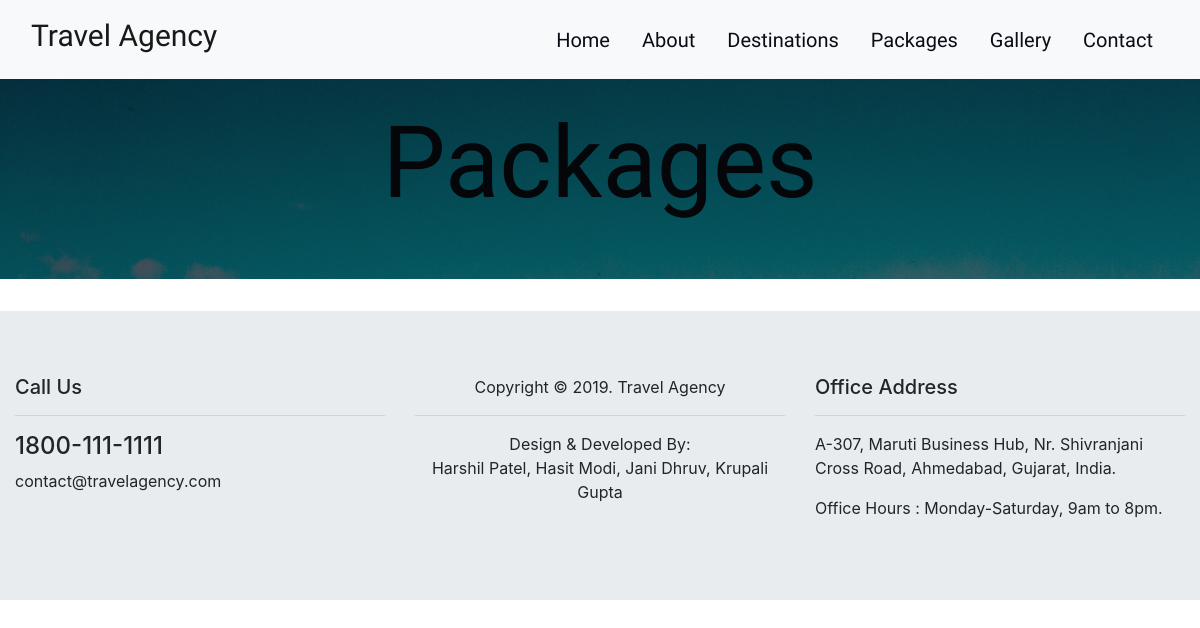
Page /packagelist.php?destid=73 on the earlier database version.
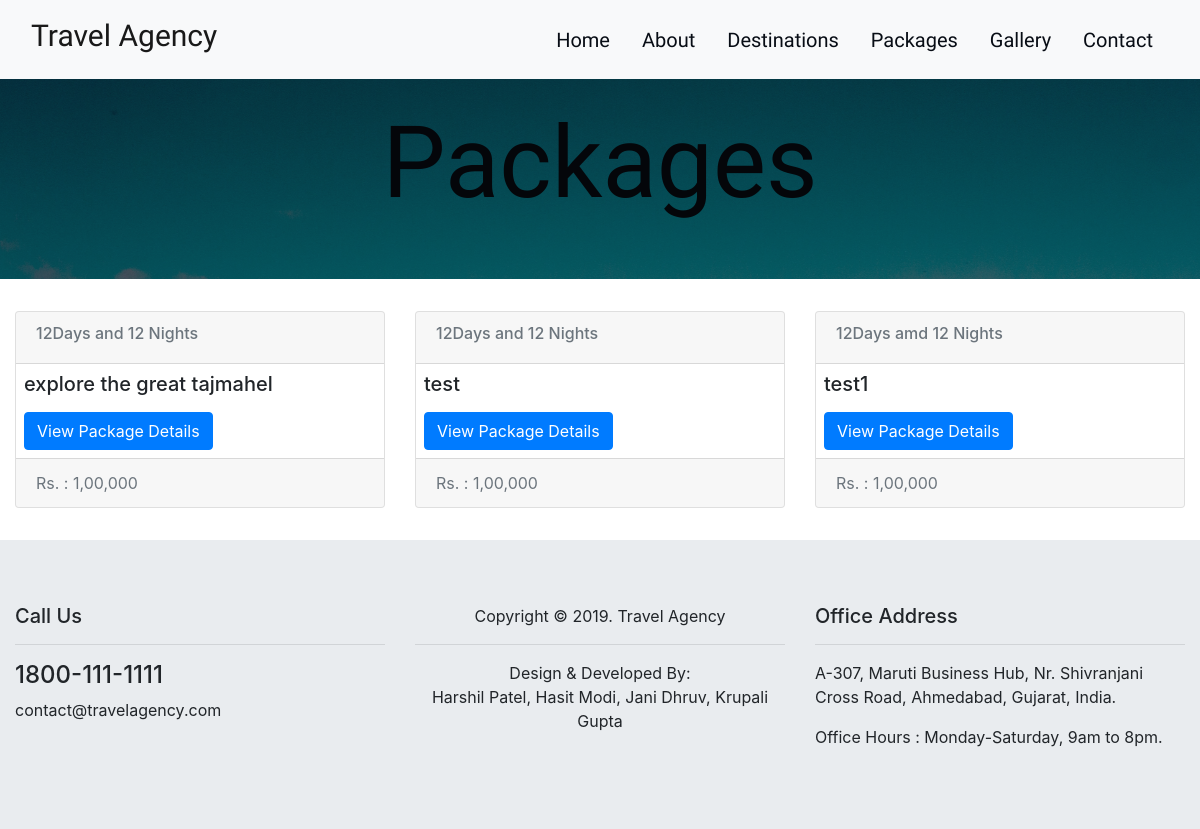
Same page on the later database version.
### tables this page shows
CREATE TABLE `packages` (
  `id` int(20) NOT NULL,
  `dest_ID` int(20) NOT NULL,
  `pkg_name` varchar(255) NOT NULL,
  `pkg_thumbnail` mediumtext NOT NULL,
  `pkg_image1` mediumtext NOT NULL,
  `pkg_image2` mediumtext NOT NULL,
  `pkg_image3` mediumtext NOT NULL,
  `tour_duration` mediumtext NOT NULL,
  `tour_price` mediumtext NOT NULL,
  `pkg_itnry` longtext NOT NULL,
  `pkg_include` longtext NOT NULL,
  `pkg_exclude` longtext NOT NULL
);

### includes/functions.php (called while the page is built, shortened)
<?php
$logo = "Travel Agency";
?>

### packagelist.php (the view, shortened to what this page needs)
<?php include_once "includes/functions.php"; ?>
<?php include_once "./admin/includes/dbconnect.php" ?>
<?php
    $result = mysqli_query($dbConnect, "SELECT * FROM packages WHERE dest_ID='" .$_GET["destid"]. "' ");
?>
<!DOCTYPE html>
<html lang="en">
<head>
  <link rel="stylesheet" href="styles/style.css">
  <link rel="stylesheet" href="styles/animate.css">
  <link rel="stylesheet" href="styles/bootstrap.css">
  <link rel="stylesheet" href="styles/aos.css">
  <link rel="stylesheet" href="https://use.fontawesome.com/releases/v5.6.3/css/all.css">
</head>
<body>
<?php include_once "includes/navigation-bar.php"; ?>
<div id="destination-image">
  <div class="overlay"></div>
  <div class="text-center text-align-middle">
    <h1 data-aos="fade-down" data-aos-duration="1500">Packages</h1>
  </div>
</div>
<div class="container-fluid">
    <div class="row my-3">
        <?php
            while($data=mysqli_fetch_array($result)){
        ?>
            <div class="col my-3">
                <div class="card">
                    <div class="card-header text-muted"><h6><?php echo nl2br($data['tour_duration']); ?></h6></div>
                    <div id="card-body">
                        <h5 class="card-title my-2 mx-2"><?php echo nl2br($data['pkg_name']); ?></h5>
                        <a href="#" class="btn btn-primary my-2 mx-2">View Package Details</a>
                    </div>
                    <div class="card-footer text-muted"><?php echo nl2br($data['tour_price']); ?></div>
                </div>
            </div>
        <?php
            }
        ?>
    </div>
</div>
<?php include_once "includes/footer.php"; ?>
</body>
</html>

### includes/navigation-bar.php
<nav class="navbar navbar-expand-md navbar-light bg-light sticky-top">
  <div class="container-fluid">
    <h3 href="#" class="navbar-brand"><?php echo $logo ?></h3>
    <ul class="nav justify-content-end">
      <li class="nav-item active">
        <a class="nav-link" href="index.php">Home</a>
      </li>
      <li class="nav-item">
        <a class="nav-link" href="about.php">About</a>
      </li>
      <li class="nav-item">
        <a class="nav-link" href="destinations.php">Destinations</a>
      </li>
      <li class="nav-item">
        <a class="nav-link" href="#">Packages</a>
      </li>
      <li class="nav-item">
        <a class="nav-link" href="#">Gallery</a>
      </li>
      <li class="nav-item">
        <a class="nav-link" href="#">Contact</a>
      </li>
    </ul>
  </div>
</nav>

### includes/footer.php
<footer class="my-0 jumbotron jumbotron-fluid">
  <div class="container-fluid">
    <div class="row">
      <div class="col-lg-4">
          <h5>Call Us</h5><hr>
          <h4>1800-111-1111</h4>
          <p>contact@travelagency.com</p>
      </div>
      <div class="col-lg-4">
        <center><p>Copyright &copy; 2019. Travel Agency</p><hr>
        <p>Design & Developed By: <br>
        Harshil Patel, Hasit Modi, Jani Dhruv, Krupali Gupta</p>
        </center>
      </div>
      <div class="col-lg-4">
        <h5>Office Address</h5><hr>
        <address>A-307, Maruti Business Hub,
        Nr. Shivranjani Cross Road, Ahmedabad, Gujarat, India.</address>
        <p>Office Hours : Monday-Saturday, 9am to 8pm.</p>
      </div>
    </div>
  </div>
</footer>

### styles/style.css (style rules this page uses)
* { padding: 0%; margin: 0%; }
body { padding: 0%; margin: 0%; }
.navbar .navbar-brand { font-size: 30px; font-family: 'Charm', cursive; }
.navbar .nav .nav-item .nav-link { font-size: 20px; font-family: 'Dosis', sans-serif; color: #080d15; }
.overlay { position: absolute; width: 100%; height: 100%; z-index: 2; background-color: #080d15; opacity: .7; }
#destination-image { background-image: url(../images/sky.jpg); background-repeat: no-repeat; background-size: cover; background-position: center; background-attachment: fixed; height: 200px; width: 100% auto; object-fit: cover; }
#destination-image .overlay { height: 200px; opacity: .5; }
#destination-image .text-align-middle { padding-top: 2%; position: relative; }
#destination-image h1 { color: rgb(0, 0, 0); font-size: 100px; font-weight: 500; font-family: 'ZCOOL XiaoWei', serif; }

Differences in the rows shown:
added packages: tour_duration "12Days and 12 Nights", pkg_name "explore the great tajmahel", tour_price "Rs. : 1,00,000"
added packages: tour_duration "12Days and 12 Nights", pkg_name "test", tour_price "Rs. : 1,00,000"
added packages: tour_duration "12Days amd 12 Nights", pkg_name "test1", tour_price "Rs. : 1,00,000"
